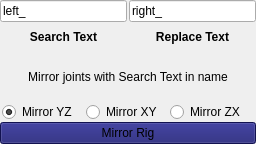
           <widget class="QWidget" name="page_mirror_joints">
            <property name="geometry">
             <rect>
              <x>0</x>
              <y>0</y>
              <width>256</width>
              <height>144</height>
             </rect>
            </property>
            <attribute name="label">
             <string>Mirror Rig</string>
            </attribute>
            <layout class="QVBoxLayout" name="verticalLayout_16">
             <property name="spacing">
              <number>0</number>
             </property>
             <property name="leftMargin">
              <number>0</number>
             </property>
             <property name="topMargin">
              <number>0</number>
             </property>
             <property name="rightMargin">
              <number>0</number>
             </property>
             <property name="bottomMargin">
              <number>0</number>
             </property>
             <item>
              <layout class="QVBoxLayout" name="verticalLayout_15">
               <item>
                <layout class="QHBoxLayout" name="horizontalLayout_14">
                 <property name="spacing">
                  <number>2</number>
                 </property>
                 <item>
                  <layout class="QVBoxLayout" name="verticalLayout_27">
                   <property name="spacing">
                    <number>1</number>
                   </property>
                   <item>
                    <widget class="QLineEdit" name="lineEdit_MirrorRigSearch">
                     <property name="text">
                      <string>left_</string>
                     </property>
                    </widget>
                   </item>
                   <item>
                    <widget class="QLabel" name="label_14">
                     <property name="font">
                      <font>
                       <weight>75</weight>
                       <bold>true</bold>
                      </font>
                     </property>
                     <property name="text">
                      <string>Search Text</string>
                     </property>
                     <property name="alignment">
                      <set>Qt::AlignCenter</set>
                     </property>
                    </widget>
                   </item>
                  </layout>
                 </item>
                 <item>
                  <layout class="QVBoxLayout" name="verticalLayout_28">
                   <property name="spacing">
                    <number>1</number>
                   </property>
                   <item>
                    <widget class="QLineEdit" name="lineEdit_MirrorRigReplace">
                     <property name="text">
                      <string>right_</string>
                     </property>
                    </widget>
                   </item>
                   <item>
                    <widget class="QLabel" name="label_15">
                     <property name="font">
                      <font>
                       <weight>75</weight>
                       <bold>true</bold>
                      </font>
                     </property>
                     <property name="text">
                      <string>Replace Text</string>
                     </property>
                     <property name="alignment">
                      <set>Qt::AlignCenter</set>
                     </property>
                    </widget>
                   </item>
                  </layout>
                 </item>
                </layout>
               </item>
               <item>
                <widget class="QLabel" name="label_12">
                 <property name="sizePolicy">
                  <sizepolicy hsizetype="Preferred" vsizetype="Preferred">
                   <horstretch>0</horstretch>
                   <verstretch>0</verstretch>
                  </sizepolicy>
                 </property>
                 <property name="maximumSize">
                  <size>
                   <width>16777215</width>
                   <height>100</height>
                  </size>
                 </property>
                 <property name="text">
                  <string>Mirror joints with Search Text in name</string>
                 </property>
                 <property name="alignment">
                  <set>Qt::AlignCenter</set>
                 </property>
                 <property name="wordWrap">
                  <bool>true</bool>
                 </property>
                </widget>
               </item>
               <item>
                <layout class="QHBoxLayout" name="horizontalLayout_15">
                 <property name="spacing">
                  <number>0</number>
                 </property>
                 <property name="leftMargin">
                  <number>2</number>
                 </property>
                 <property name="rightMargin">
                  <number>2</number>
                 </property>
                 <item>
                  <widget class="QRadioButton" name="radioBtn_mirrorRig_YZ">
                   <property name="text">
                    <string>Mirror YZ</string>
                   </property>
                   <property name="checked">
                    <bool>true</bool>
                   </property>
                   <attribute name="buttonGroup">
                    <string notr="true">btnGrp_jointMirrorAxis</string>
                   </attribute>
                  </widget>
                 </item>
                 <item>
                  <widget class="QRadioButton" name="radioBtn_mirrorRig_XY">
                   <property name="text">
                    <string>Mirror XY</string>
                   </property>
                   <attribute name="buttonGroup">
                    <string notr="true">btnGrp_jointMirrorAxis</string>
                   </attribute>
                  </widget>
                 </item>
                 <item>
                  <widget class="QRadioButton" name="radioBtn_mirrorRig_ZX">
                   <property name="text">
                    <string>Mirror ZX</string>
                   </property>
                   <attribute name="buttonGroup">
                    <string notr="true">btnGrp_jointMirrorAxis</string>
                   </attribute>
                  </widget>
                 </item>
                </layout>
               </item>
               <item>
                <widget class="QPushButton" name="btn_mirrorRig">
                 <property name="styleSheet">
                  <string notr="true">QPushButton{
    background-color: midnightblue;
}</string>
                 </property>
                 <property name="text">
                  <string>Mirror Rig</string>
                 </property>
                </widget>
               </item>
              </layout>
             </item>
            </layout>
           </widget>
